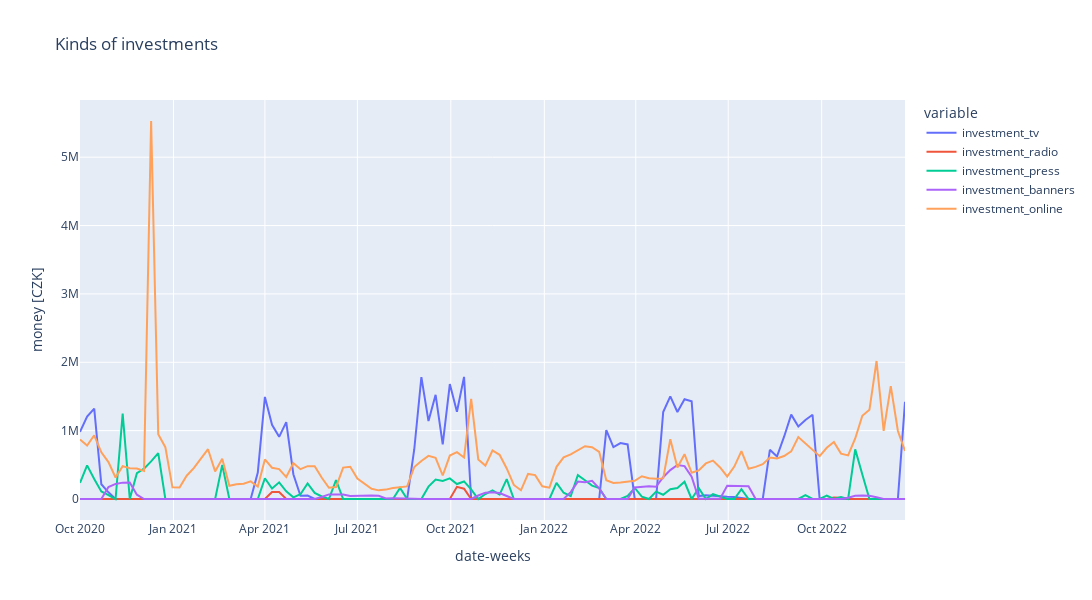

The notebook cell saved with this chart:
### Markdown cell above
**Investment comparison**

### Code cell
line_plot_px(df = df_week, 
             title = 'Kinds of investments',
             x_col_name = 'Date', 
             y_col_name = ['investment_tv', 'investment_radio', 'investment_press', 'investment_banners', 'investment_online'],
             x_label = 'date-weeks', 
             y_label = 'money [CZK]'
             )
